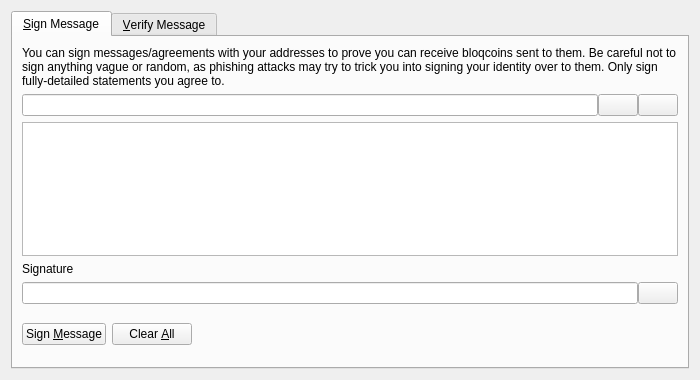
<?xml version="1.0" encoding="UTF-8"?>
<ui version="4.0">
 <class>SignVerifyMessageDialog</class>
 <widget class="QDialog" name="SignVerifyMessageDialog">
  <property name="geometry">
   <rect>
    <x>0</x>
    <y>0</y>
    <width>700</width>
    <height>380</height>
   </rect>
  </property>
  <property name="windowTitle">
   <string>Signatures - Sign / Verify a Message</string>
  </property>
  <property name="modal">
   <bool>true</bool>
  </property>
  <layout class="QVBoxLayout" name="verticalLayout">
   <item>
    <widget class="QTabWidget" name="tabWidget">
     <property name="currentIndex">
      <number>0</number>
     </property>
     <widget class="QWidget" name="tabSignMessage">
      <attribute name="title">
       <string>&amp;Sign Message</string>
      </attribute>
      <layout class="QVBoxLayout" name="verticalLayout_SM">
       <item>
        <widget class="QLabel" name="infoLabel_SM">
         <property name="text">
          <string>You can sign messages/agreements with your addresses to prove you can receive bloqcoins sent to them. Be careful not to sign anything vague or random, as phishing attacks may try to trick you into signing your identity over to them. Only sign fully-detailed statements you agree to.</string>
         </property>
         <property name="textFormat">
          <enum>Qt::PlainText</enum>
         </property>
         <property name="wordWrap">
          <bool>true</bool>
         </property>
        </widget>
       </item>
       <item>
        <layout class="QHBoxLayout" name="horizontalLayout_1_SM">
         <property name="spacing">
          <number>0</number>
         </property>
         <item>
          <widget class="QValidatedLineEdit" name="addressIn_SM">
           <property name="toolTip">
            <string>The Bloqcoin address to sign the message with</string>
           </property>
          </widget>
         </item>
         <item>
          <widget class="QPushButton" name="addressBookButton_SM">
           <property name="toolTip">
            <string>Choose previously used address</string>
           </property>
           <property name="text">
            <string/>
           </property>
           <property name="icon">
            <iconset resource="../bloqcoin.qrc">
             <normaloff>:/icons/address-book</normaloff>:/icons/address-book</iconset>
           </property>
           <property name="shortcut">
            <string>Alt+A</string>
           </property>
           <property name="autoDefault">
            <bool>false</bool>
           </property>
          </widget>
         </item>
         <item>
          <widget class="QPushButton" name="pasteButton_SM">
           <property name="toolTip">
            <string>Paste address from clipboard</string>
           </property>
           <property name="text">
            <string/>
           </property>
           <property name="icon">
            <iconset resource="../bloqcoin.qrc">
             <normaloff>:/icons/editpaste</normaloff>:/icons/editpaste</iconset>
           </property>
           <property name="shortcut">
            <string>Alt+P</string>
           </property>
           <property name="autoDefault">
            <bool>false</bool>
           </property>
          </widget>
         </item>
        </layout>
       </item>
       <item>
        <widget class="QPlainTextEdit" name="messageIn_SM">
         <property name="toolTip">
          <string>Enter the message you want to sign here</string>
         </property>
        </widget>
       </item>
       <item>
        <widget class="QLabel" name="signatureLabel_SM">
         <property name="text">
          <string>Signature</string>
         </property>
         <property name="textFormat">
          <enum>Qt::PlainText</enum>
         </property>
        </widget>
       </item>
       <item>
        <layout class="QHBoxLayout" name="horizontalLayout_2_SM">
         <property name="spacing">
          <number>0</number>
         </property>
         <item>
          <widget class="QLineEdit" name="signatureOut_SM">
           <property name="font">
            <font>
             <italic>true</italic>
            </font>
           </property>
           <property name="readOnly">
            <bool>true</bool>
           </property>
          </widget>
         </item>
         <item>
          <widget class="QPushButton" name="copySignatureButton_SM">
           <property name="toolTip">
            <string>Copy the current signature to the system clipboard</string>
           </property>
           <property name="text">
            <string/>
           </property>
           <property name="icon">
            <iconset resource="../bloqcoin.qrc">
             <normaloff>:/icons/editcopy</normaloff>:/icons/editcopy</iconset>
           </property>
           <property name="autoDefault">
            <bool>false</bool>
           </property>
          </widget>
         </item>
        </layout>
       </item>
       <item>
        <layout class="QHBoxLayout" name="horizontalLayout_3_SM">
         <item>
          <widget class="QPushButton" name="signMessageButton_SM">
           <property name="toolTip">
            <string>Sign the message to prove you own this Bloqcoin address</string>
           </property>
           <property name="text">
            <string>Sign &amp;Message</string>
           </property>
           <property name="icon">
            <iconset resource="../bloqcoin.qrc">
             <normaloff>:/icons/edit</normaloff>:/icons/edit</iconset>
           </property>
           <property name="autoDefault">
            <bool>false</bool>
           </property>
          </widget>
         </item>
         <item>
          <widget class="QPushButton" name="clearButton_SM">
           <property name="toolTip">
            <string>Reset all sign message fields</string>
           </property>
           <property name="text">
            <string>Clear &amp;All</string>
           </property>
           <property name="icon">
            <iconset resource="../bloqcoin.qrc">
             <normaloff>:/icons/remove</normaloff>:/icons/remove</iconset>
           </property>
           <property name="autoDefault">
            <bool>false</bool>
           </property>
          </widget>
         </item>
         <item>
          <spacer name="horizontalSpacer_1_SM">
           <property name="orientation">
            <enum>Qt::Horizontal</enum>
           </property>
           <property name="sizeHint" stdset="0">
            <size>
             <width>40</width>
             <height>48</height>
            </size>
           </property>
          </spacer>
         </item>
         <item>
          <widget class="QLabel" name="statusLabel_SM">
           <property name="font">
            <font>
             <weight>75</weight>
             <bold>true</bold>
            </font>
           </property>
           <property name="text">
            <string/>
           </property>
           <property name="wordWrap">
            <bool>true</bool>
           </property>
          </widget>
         </item>
         <item>
          <spacer name="horizontalSpacer_2_SM">
           <property name="orientation">
            <enum>Qt::Horizontal</enum>
           </property>
           <property name="sizeHint" stdset="0">
            <size>
             <width>40</width>
             <height>48</height>
            </size>
           </property>
          </spacer>
         </item>
        </layout>
       </item>
      </layout>
     </widget>
     <widget class="QWidget" name="tabVerifyMessage">
      <attribute name="title">
       <string>&amp;Verify Message</string>
      </attribute>
      <layout class="QVBoxLayout" name="verticalLayout_VM">
       <item>
        <widget class="QLabel" name="infoLabel_VM">
         <property name="text">
          <string>Enter the receiver's address, message (ensure you copy line breaks, spaces, tabs, etc. exactly) and signature below to verify the message. Be careful not to read more into the signature than what is in the signed message itself, to avoid being tricked by a man-in-the-middle attack. Note that this only proves the signing party receives with the address, it cannot prove sendership of any transaction!</string>
         </property>
         <property name="textFormat">
          <enum>Qt::PlainText</enum>
         </property>
         <property name="alignment">
          <set>Qt::AlignLeading|Qt::AlignLeft|Qt::AlignTop</set>
         </property>
         <property name="wordWrap">
          <bool>true</bool>
         </property>
        </widget>
       </item>
       <item>
        <layout class="QHBoxLayout" name="horizontalLayout_1_VM">
         <property name="spacing">
          <number>0</number>
         </property>
         <item>
          <widget class="QValidatedLineEdit" name="addressIn_VM">
           <property name="toolTip">
            <string>The Bloqcoin address the message was signed with</string>
           </property>
          </widget>
         </item>
         <item>
          <widget class="QPushButton" name="addressBookButton_VM">
           <property name="toolTip">
            <string>Choose previously used address</string>
           </property>
           <property name="text">
            <string/>
           </property>
           <property name="icon">
            <iconset resource="../bloqcoin.qrc">
             <normaloff>:/icons/address-book</normaloff>:/icons/address-book</iconset>
           </property>
           <property name="shortcut">
            <string>Alt+A</string>
           </property>
           <property name="autoDefault">
            <bool>false</bool>
           </property>
          </widget>
         </item>
        </layout>
       </item>
       <item>
        <widget class="QPlainTextEdit" name="messageIn_VM"/>
       </item>
       <item>
        <widget class="QValidatedLineEdit" name="signatureIn_VM"/>
       </item>
       <item>
        <layout class="QHBoxLayout" name="horizontalLayout_2_VM">
         <item>
          <widget class="QPushButton" name="verifyMessageButton_VM">
           <property name="toolTip">
            <string>Verify the message to ensure it was signed with the specified Bloqcoin address</string>
           </property>
           <property name="text">
            <string>Verify &amp;Message</string>
           </property>
           <property name="icon">
            <iconset resource="../bloqcoin.qrc">
             <normaloff>:/icons/transaction_0</normaloff>:/icons/transaction_0</iconset>
           </property>
           <property name="autoDefault">
            <bool>false</bool>
           </property>
          </widget>
         </item>
         <item>
          <widget class="QPushButton" name="clearButton_VM">
           <property name="toolTip">
            <string>Reset all verify message fields</string>
           </property>
           <property name="text">
            <string>Clear &amp;All</string>
           </property>
           <property name="icon">
            <iconset resource="../bloqcoin.qrc">
             <normaloff>:/icons/remove</normaloff>:/icons/remove</iconset>
           </property>
           <property name="autoDefault">
            <bool>false</bool>
           </property>
          </widget>
         </item>
         <item>
          <spacer name="horizontalSpacer_1_VM">
           <property name="orientation">
            <enum>Qt::Horizontal</enum>
           </property>
           <property name="sizeHint" stdset="0">
            <size>
             <width>40</width>
             <height>48</height>
            </size>
           </property>
          </spacer>
         </item>
         <item>
          <widget class="QLabel" name="statusLabel_VM">
           <property name="font">
            <font>
             <weight>75</weight>
             <bold>true</bold>
            </font>
           </property>
           <property name="text">
            <string/>
           </property>
           <property name="wordWrap">
            <bool>true</bool>
           </property>
          </widget>
         </item>
         <item>
          <spacer name="horizontalSpacer_2_VM">
           <property name="orientation">
            <enum>Qt::Horizontal</enum>
           </property>
           <property name="sizeHint" stdset="0">
            <size>
             <width>40</width>
             <height>48</height>
            </size>
           </property>
          </spacer>
         </item>
        </layout>
       </item>
      </layout>
     </widget>
    </widget>
   </item>
  </layout>
 </widget>
 <customwidgets>
  <customwidget>
   <class>QValidatedLineEdit</class>
   <extends>QLineEdit</extends>
   <header>qvalidatedlineedit.h</header>
  </customwidget>
 </customwidgets>
 <resources>
  <include location="../bloqcoin.qrc"/>
 </resources>
 <connections/>
</ui>
